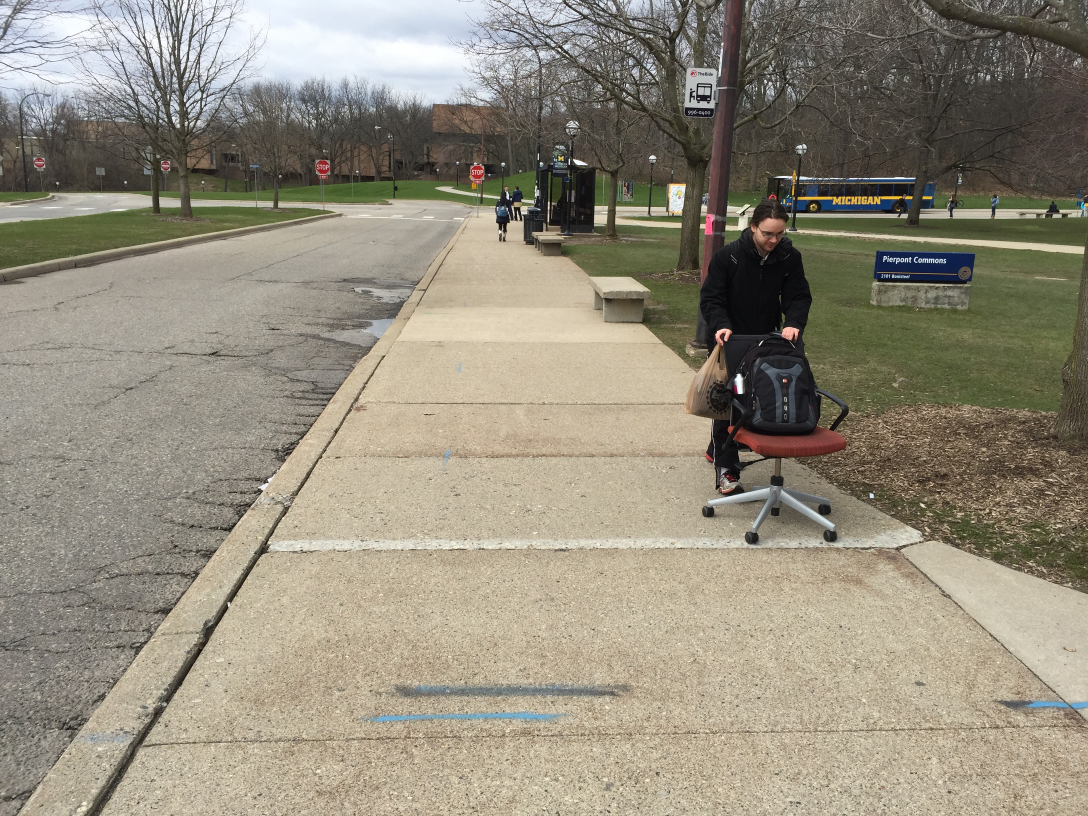
#> input picture linesOnly/IMG_4137.JPG, 3264 x 2448 px (shown at 1/3 size); its folder holds only this picture in this run
$ python crosswalkLines.py   (Python 2 division)   (older library calls are emulated)
#> lines starting #> are read from the running program, lines starting #| are printed output that depends on the picture; after the words box and inside, x2 and y2 are one past the last pixel; in counts of white or black regions, pixels touching at a corner belong together
# import numpy as np
import cv2
import heapq
import os

translationFactorCalibration = 400.0


class streamMedian:
    def __init__(self):
        self.minHeap, self.maxHeap = [], []
        self.N = 0

    def insert(self, num):
        if self.N % 2 == 0:
            heapq.heappush(self.maxHeap, -1 * num)
            self.N += 1
            if len(self.minHeap) == 0:
                return
            if -1 * self.maxHeap[0] > self.minHeap[0]:
                toMin = -1 * heapq.heappop(self.maxHeap)
                toMax = heapq.heappop(self.minHeap)
                heapq.heappush(self.maxHeap, -1 * toMax)
                heapq.heappush(self.minHeap, toMin)
        else:
            toMin = -1 * heapq.heappushpop(self.maxHeap, -1 * num)
            heapq.heappush(self.minHeap, toMin)
            self.N += 1

    def getMedian(self):
        if self.N % 2 == 0:
            return (-1 * self.maxHeap[0] + self.minHeap[0]) / 2.0
        else:
            return -1 * self.maxHeap[0]

# while True:
for fn in os.listdir('linesOnly'):
    if fn[-4:] == '.jpg' or fn[-4:] == '.JPG':
        print "\nProcessing new image..."
        print "image name is " + fn
        inputPhoto = cv2.imread('linesOnly/' + fn)
#> inputPhoto is the input picture: shape (2448, 3264, 3); mean B, G, R 125.1, 141.1, 147.7
        cv2.imshow('Input Photo', inputPhoto)
        cv2.moveWindow('Input Photo', 0, 0)
        cv2.waitKey(0)

        cv2.destroyWindow('Input Photo')

    # inputPhoto = cv2.imread('roadFiles/20160316_142627.jpg')

        height, width, channels = inputPhoto.shape
#> height = 2448; width = 3264; channels = 3
        # print height, width

        if height > width:
            translationFactor = translationFactorCalibration / height
        else:
            translationFactor = translationFactorCalibration / width
#> translationFactor = 0.123
        # print translationFactor

        # resize the image so the longest edge is 1200 pixels, keeping the same aspect ratio
        resizedInputPhoto = cv2.resize(inputPhoto, None, fx=translationFactor, fy=translationFactor, interpolation=cv2.INTER_CUBIC)
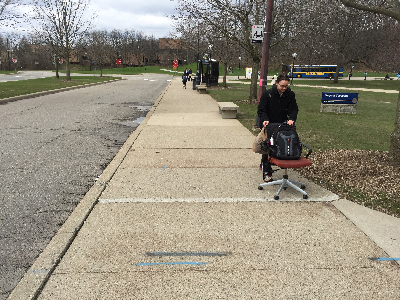
#> resizedInputPhoto: shape (300, 400, 3); mean B, G, R 125.1, 141.1, 147.7
        height = resizedInputPhoto.shape[0]
#> height = 300
        # [4 lines of commented-out code are left out]
        cv2.imshow('Cropped Image', resizedInputPhoto)
        cv2.moveWindow('Cropped Image', 0, 0)
        cv2.waitKey(0)

        gray_img = cv2.cvtColor(resizedInputPhoto, cv2.COLOR_BGR2GRAY)
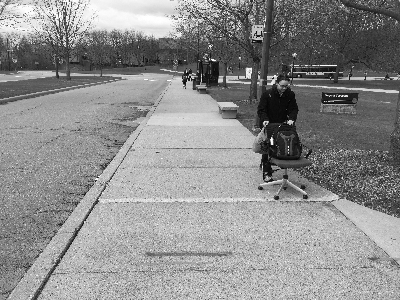
#> gray_img: shape (300, 400); min 0, max 255, mean 141.3
        # cv2.imshow('gray', gray)
        # cv2.waitKey(0)
        ret, gray_img = cv2.threshold(gray_img, 165, 255, cv2.THRESH_BINARY)
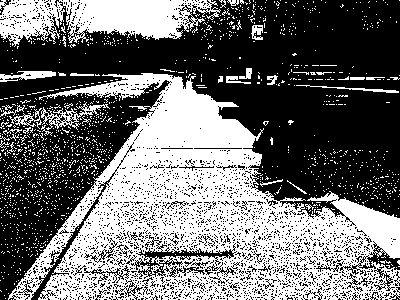
#> gray_img: shape (300, 400); 43.4% white; 1455 white regions (1420 under 20 px)
        cv2.imshow('Thresholded Image', gray_img)
        cv2.moveWindow('Thresholded Image', 0, 0)
        cv2.waitKey(0)
        # gray2 = gray.copy()
        # mask = np.zeros(gray.shape,np.uint8)

        img, contours, _ = cv2.findContours(gray_img, cv2.RETR_TREE, cv2.CHAIN_APPROX_SIMPLE)
#> contours = 5691 contours, 5619 with area under 20; largest, box (x1, y1, x2, y2) and area: (8, 73, 400, 300) 47486, (0, 0, 221, 47) 6477, (137, 247, 235, 260) 596, (41, 102, 110, 130) 492, (0, 71, 56, 82) 260
        # cv2.imshow('img', img)
        # cv2.waitKey(3000)

        numContours = len(contours)
#> numContours = 5691
        possibleLines = {}
        midptMedian = streamMedian()
        if numContours > 0:
            for i in range(0, numContours):
                area = cv2.contourArea(contours[i], False)
                # print "area of this contour is " + str(area)
                # make sure the contour is large enough to even bother with
                if area > 100:
                    x, y, w, h = cv2.boundingRect(contours[i])
                    midPt = (x + x + w) / 2
                    # cv2.line(croppedInputPhoto, (midPt, 0), (midPt, height), (0,255,0), 1)

                    midptMedian.insert(midPt)
                    possibleLines[i] = [x, y, w, h]
                    print "this area is " + str(area)
                    cv2.drawContours(gray_img, contours, i, (0,255,0), 3)
                    cv2.imshow('contours', gray_img)
                    cv2.waitKey(0)
#> this loop made 5691 passes
#> (area, x, y, w, h, midPt) on passes 1023, 1079, 1226, 2749, 2816, 3121: (149.5, 9, 108, 33, 21, 25), (491.5, 41, 102, 69, 28, 75), (47485.5, 8, 73, 392, 227, 204), (118.5, 151, 259, 22, 19, 162), (130, 139, 257, 22, 18, 150), (596, 137, 247, 98, 13, 186)
#| this area is 149.5
#| this area is 491.5
#| this area is 47485.5
#| this area is 118.5
#| this area is 130.0
#| this area is 596.0
#> (further printed lines are left out)
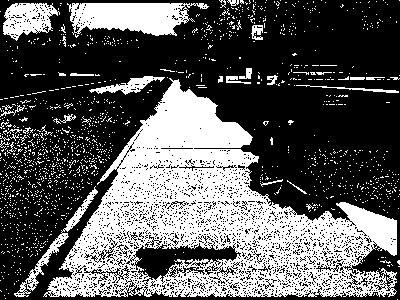
#> gray_img: shape (300, 400); 35.8% white; 1432 white regions (1399 under 20 px), largest, box (x1, y1, x2, y2) and area: (43, 78, 397, 297) 32771, (67, 3, 209, 36) 3135, (3, 3, 60, 41) 1298
#> after the loop, possibleLines = {1022: [9, 108, 33, 21], 1078: [41, 102, 69, 28], 1225: [8, 73, 392, 227], 2748: [151, 259, 22, 19], 2815: [139, 257, 22, 18], 3120: [137, 247, 98, 13], 5068: [0, 71, 56, 11], 5382: [0, 0, 221, 47]}

        crossLineContourIndexes = []
        median = midptMedian.getMedian()
#> median = 130
        # print "ok, done. median is: ", median
        for key, val in possibleLines.iteritems():
            x = val[0]
            w = val[2]

            midPt = (x + x + w) / 2
            # print "MIDPT for {} is {}".format(key, midPt)
            if ((median - (translationFactorCalibration / 10)) <= midPt <= (median + (translationFactorCalibration / 10))):
                crossLineContourIndexes.append(key)
#> this loop made 8 passes
#> (key, val, x, w, midPt) on passes 1 to 8: (1022, [9, 108, 33, 21], 9, 33, 25), (1078, [41, 102, 69, 28], 41, 69, 75), (1225, [8, 73, 392, 227], 8, 392, 204), (2748, [151, 259, 22, 19], 151, 22, 162), (2815, [139, 257, 22, 18], 139, 22, 150), (3120, [137, 247, 98, 13], 137, 98, 186), (5068, [0, 71, 56, 11], 0, 56, 28), (5382, [0, 0, 221, 47], 0, 221, 110)
#> after the loop, crossLineContourIndexes = [2748, 2815, 5382]

        if len(crossLineContourIndexes) >= 3:
            print "CROSSWALK DETECTED"
            for contour in crossLineContourIndexes:
                cv2.drawContours(resizedInputPhoto, contours, contour, (0, 255, 0), 3)
#> this loop made 3 passes
#> contour on passes 1 to 3: 2748, 2815, 5382
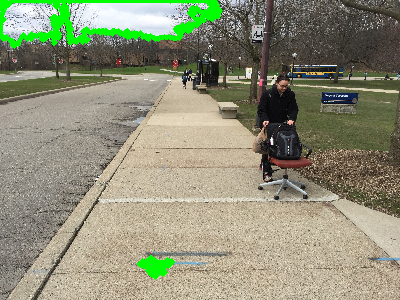
#> resizedInputPhoto: shape (300, 400, 3); 3.18% of pixels changed, all inside (x1, y1, x2, y2) = (0, 0, 223, 280)

        cv2.imshow('FINAL IMAGE', resizedInputPhoto)
        cv2.moveWindow('FINAL IMAGE', 0, 0)
        cv2.waitKey(0)
        cv2.destroyAllWindows()

$ run again, on linesOnly/IMG_4141.JPG
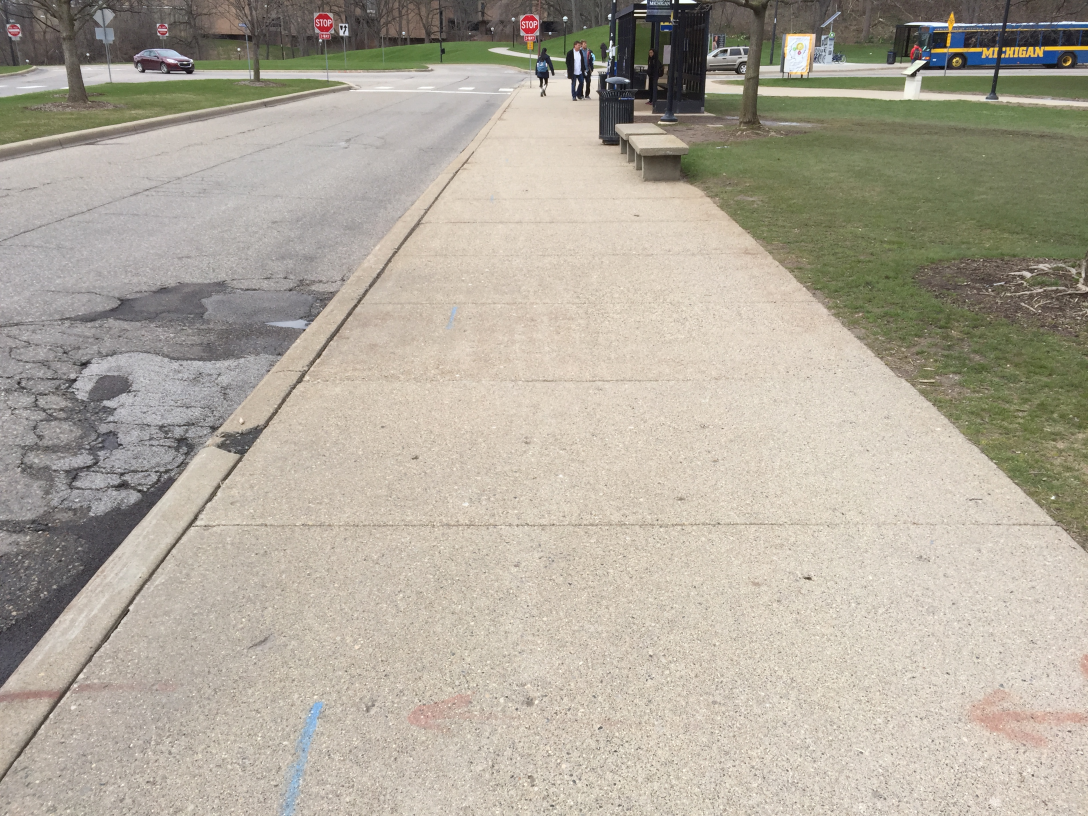
#> input picture linesOnly/IMG_4141.JPG, 3264 x 2448 px (shown at 1/3 size)
#> inputPhoto is the input picture: shape (2448, 3264, 3); mean B, G, R 156.6, 170, 176.8
#> `ret, gray_img = cv2.threshold(gray_img, 165, 255, cv2.THRESH_BINARY)`:
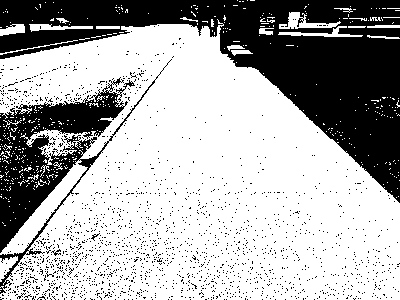
#> gray_img: shape (300, 400); 67.2% white; 1791 black regions (1787 under 20 px)
#> contours = 2728 contours, 2704 with area under 20; largest, box (x1, y1, x2, y2) and area: (0, 19, 400, 300) 79400, (279, 12, 341, 29) 372, (278, 26, 363, 37) 205, (29, 24, 93, 32) 200, (0, 256, 18, 282) 190
#> numContours = 2728
#> the loop `for i in range(0, numContours):` made 2728 passes
#> (area, x, y, w, h, midPt) on passes 3, 370, 377, 379, 396, 2532, 2670: (190.5, 0, 256, 18, 26, 9), (205, 278, 26, 85, 11, 320), (200, 29, 24, 64, 8, 61), (169.5, 0, 24, 25, 12, 12), (79400.5, 0, 19, 400, 281, 200), (174.5, 111, 79, 45, 58, 133), (371.5, 279, 12, 62, 17, 310)
#> (printed output is left out)
#> after the loop `for i in range(0, numContours):`:
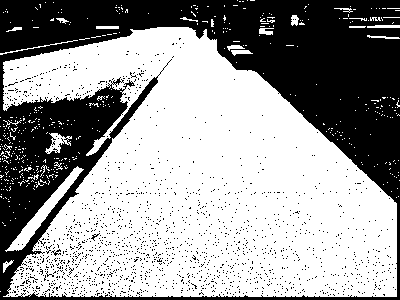
#> gray_img: shape (300, 400); 61.3% white; 1577 black regions (1574 under 20 px), largest, box (x1, y1, x2, y2) and area: (0, 0, 400, 300) 44063, (51, 249, 61, 256) 27, (91, 233, 100, 241) 21
#> after the loop `for i in range(0, numContours):`: possibleLines = {2: [0, 256, 18, 26], 369: [278, 26, 85, 11], 376: [29, 24, 64, 8], 378: [0, 24, 25, 12], 395: [0, 19, 400, 281], 2531: [111, 79, 45, 58], 2669: [279, 12, 62, 17]}
#> median = 133
#> the loop `for key, val in possibleLines.iteritems():` made 7 passes
#> (key, val, x, w, midPt) on passes 1 to 7: (2, [0, 256, 18, 26], 0, 18, 9), (369, [278, 26, 85, 11], 278, 85, 320), (376, [29, 24, 64, 8], 29, 64, 61), (378, [0, 24, 25, 12], 0, 25, 12), (395, [0, 19, 400, 281], 0, 400, 200), (2531, [111, 79, 45, 58], 111, 45, 133), (2669, [279, 12, 62, 17], 279, 62, 310)
#> after the loop `for key, val in possibleLines.iteritems():`: crossLineContourIndexes = [2531]

$ run again, on linesOnly/IMG_4156.JPG
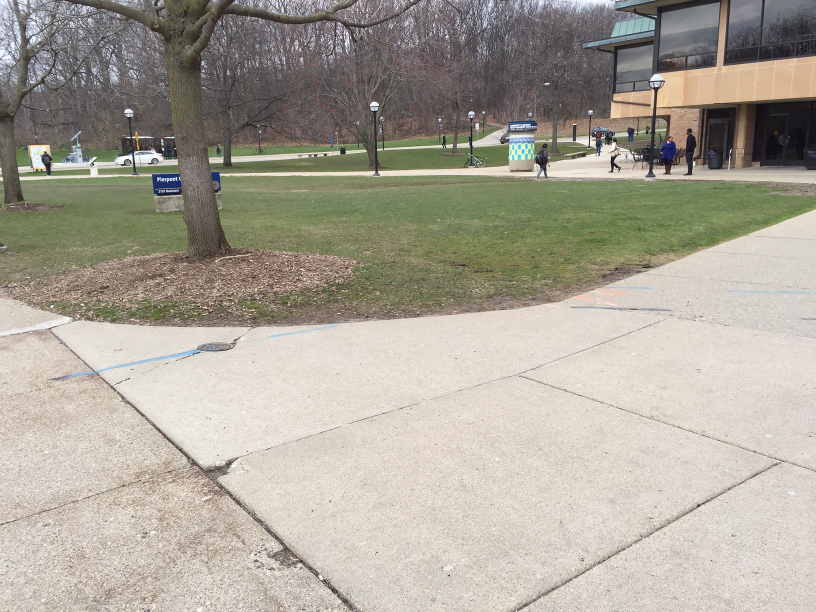
#> input picture linesOnly/IMG_4156.JPG, 1632 x 1224 px (shown at 1/2 size)
#> inputPhoto is the input picture: shape (1224, 1632, 3); mean B, G, R 152.2, 164.3, 169.9
#> `ret, gray_img = cv2.threshold(gray_img, 165, 255, cv2.THRESH_BINARY)`:
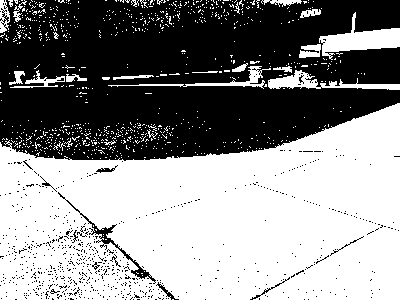
#> gray_img: shape (300, 400); 54.9% white; 717 black regions (706 under 20 px)
#> contours = 1847 contours, 1818 with area under 20; largest, box (x1, y1, x2, y2) and area: (0, 103, 400, 300) 60705, (319, 12, 400, 60) 1395, (268, 70, 400, 90) 803, (79, 212, 157, 283) 588, (108, 66, 271, 89) 371
#> numContours = 1847
#> the loop `for i in range(0, numContours):` made 1847 passes
#> (area, x, y, w, h, midPt) on passes 371, 1153, 1368, 1385, 1397, 1455, 1661, 1830: (60705, 0, 103, 400, 197, 200), (588, 79, 212, 78, 71, 118), (803, 268, 70, 132, 20, 334), (174.5, 10, 70, 55, 18, 37), (371, 108, 66, 163, 23, 189), (168, 299, 44, 22, 14, 310), (1395, 319, 12, 81, 48, 359), (209, 0, 0, 10, 33, 5)
#> (printed output is left out)
#> after the loop `for i in range(0, numContours):`:
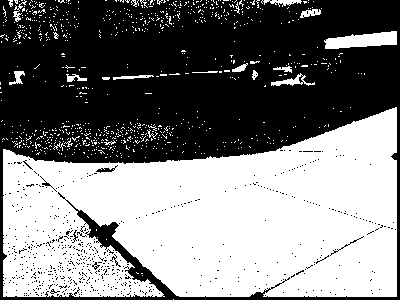
#> gray_img: shape (300, 400); 49.2% white; 818 white regions (795 under 20 px), largest, box (x1, y1, x2, y2) and area: (3, 107, 397, 297) 55063, (324, 31, 397, 49) 874, (271, 73, 315, 86) 197
#> after the loop `for i in range(0, numContours):`: possibleLines = {370: [0, 103, 400, 197], 1152: [79, 212, 78, 71], 1367: [268, 70, 132, 20], 1384: [10, 70, 55, 18], 1396: [108, 66, 163, 23], 1454: [299, 44, 22, 14], 1660: [319, 12, 81, 48], 1829: [0, 0, 10, 33]}
#> median = 194.5
#> the loop `for key, val in possibleLines.iteritems():` made 8 passes
#> (key, val, x, w, midPt) on passes 1 to 8: (370, [0, 103, 400, 197], 0, 400, 200), (1152, [79, 212, 78, 71], 79, 78, 118), (1367, [268, 70, 132, 20], 268, 132, 334), (1384, [10, 70, 55, 18], 10, 55, 37), (1396, [108, 66, 163, 23], 108, 163, 189), (1454, [299, 44, 22, 14], 299, 22, 310), (1660, [319, 12, 81, 48], 319, 81, 359), (1829, [0, 0, 10, 33], 0, 10, 5)
#> after the loop `for key, val in possibleLines.iteritems():`: crossLineContourIndexes = [370, 1396]

$ run again, on linesOnly/IMG_4157.JPG
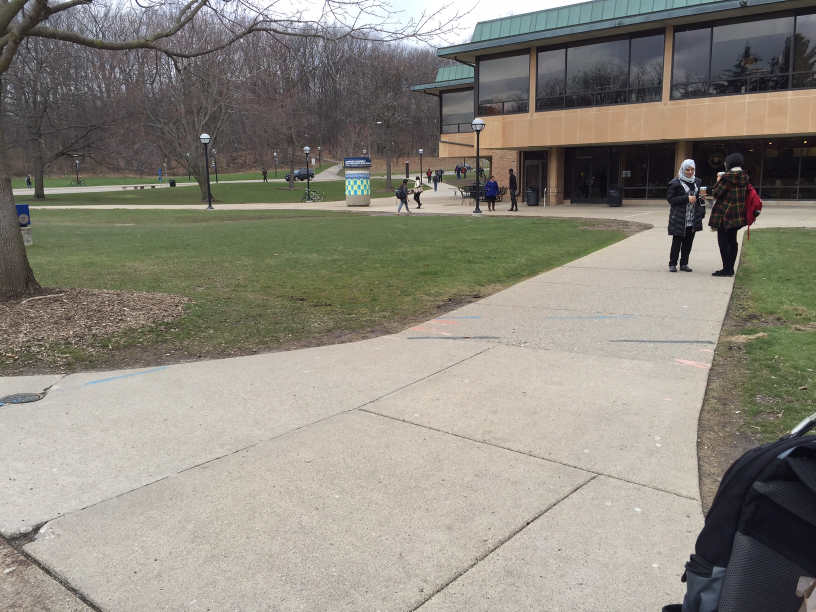
#> input picture linesOnly/IMG_4157.JPG, 1632 x 1224 px (shown at 1/2 size)
#> inputPhoto is the input picture: shape (1224, 1632, 3); mean B, G, R 126.1, 136.3, 140.3
#> contours = 1357 contours, 1334 with area under 20; largest, box (x1, y1, x2, y2) and area: (0, 101, 360, 300) 47247, (96, 0, 289, 27) 2219, (342, 44, 400, 67) 936, (36, 0, 94, 15) 254, (104, 96, 196, 104) 229
#> numContours = 1357
#> the loop `for i in range(0, numContours):` made 1357 passes
#> (area, x, y, w, h, midPt) on passes 227, 232, 643, 962, 974, 1039, 1068, 1231: (224.5, 360, 102, 40, 31, 380), (47247, 0, 101, 360, 199, 180), (113, 229, 255, 32, 25, 245), (229, 104, 96, 92, 8, 150), (194, 196, 90, 38, 16, 215), (122.5, 232, 57, 14, 16, 239), (936.5, 342, 44, 58, 23, 371), (2219, 96, 0, 193, 27, 192)
#> (printed output is left out)
#> after the loop `for i in range(0, numContours):`:
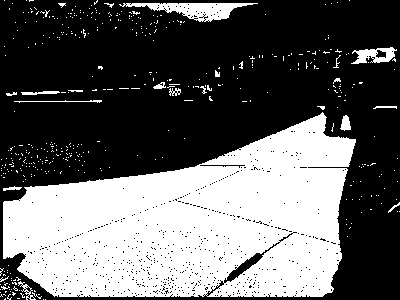
#> gray_img: shape (300, 400); 38.6% white; 442 white regions (422 under 20 px), largest, box (x1, y1, x2, y2) and area: (3, 112, 356, 297) 42891, (119, 3, 258, 22) 1183, (351, 47, 397, 64) 428
#> after the loop `for i in range(0, numContours):`: possibleLines = 9 items
#> median = 215
#> the loop `for key, val in possibleLines.iteritems():` made 9 passes
#> (key, val, x, w, midPt) on passes 1 to 8: (226, [360, 102, 40, 31], 360, 40, 380), (231, [0, 101, 360, 199], 0, 360, 180), (642, [229, 255, 32, 25], 229, 32, 245), (961, [104, 96, 92, 8], 104, 92, 150), (973, [196, 90, 38, 16], 196, 38, 215), (1038, [232, 57, 14, 16], 232, 14, 239), (1067, [342, 44, 58, 23], 342, 58, 371), (1230, [96, 0, 193, 27], 96, 193, 192)
#> after the loop `for key, val in possibleLines.iteritems():`: crossLineContourIndexes = [231, 642, 973, 1038, 1230]
#> the loop `for contour in crossLineContourIndexes:` made 5 passes
#> contour on passes 1 to 5: 231, 642, 973, 1038, 1230
#> after the loop `for contour in crossLineContourIndexes:`:
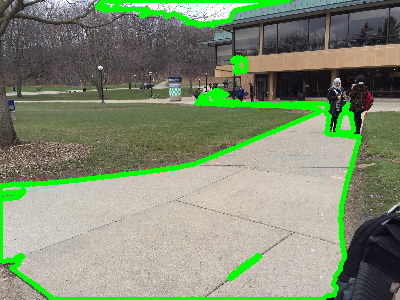
#> resizedInputPhoto: shape (300, 400, 3); mean B, G, R 115.1, 142.2, 128.5
